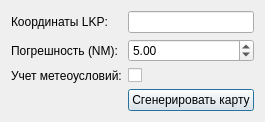
<?xml version="1.0" encoding="UTF-8"?>
<ui version="4.0">
 <class>ProbabilityCalcForm</class>
 <widget class="QDialog" name="ProbabilityCalcForm">
  <property name="windowTitle">
   <string>Расчет начальной вероятности</string>
  </property>
  <layout class="QFormLayout" name="formLayout">
   <item row="0" column="0">
    <widget class="QLabel" name="labelLkp">
     <property name="text"><string>Координаты LKP:</string></property>
    </widget>
   </item>
   <item row="0" column="1">
    <widget class="QLineEdit" name="lkpCoordinates"/>
   </item>
   <item row="1" column="0">
    <widget class="QLabel" name="labelErrorRadius">
     <property name="text"><string>Погрешность (NM):</string></property>
    </widget>
   </item>
   <item row="1" column="1">
    <widget class="QDoubleSpinBox" name="errorRadius">
     <property name="minimum"><double>0.1</double></property>
     <property name="maximum"><double>100.0</double></property>
     <property name="value"><double>5.0</double></property>
    </widget>
   </item>
   <item row="2" column="0">
    <widget class="QLabel" name="labelWeather">
     <property name="text"><string>Учет метеоусловий:</string></property>
    </widget>
   </item>
   <item row="2" column="1">
    <widget class="QCheckBox" name="weatherCheckBox"/>
   </item>
   <item row="3" column="1">
    <widget class="QPushButton" name="buttonGenerate">
     <property name="text"><string>Сгенерировать карту</string></property>
    </widget>
   </item>
  </layout>
 </widget>
 <resources/>
 <connections/>
</ui>
